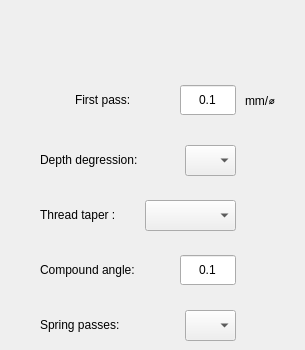
    <widget class="QWidget" name="pageThreading2">
     <widget class="VCPSettingsLineEdit" name="threadingFirstPass">
      <property name="geometry">
       <rect>
        <x>180</x>
        <y>85</y>
        <width>56</width>
        <height>30</height>
       </rect>
      </property>
      <property name="styleSheet">
       <string notr="true">font: 11pt &quot;Noto Sans&quot;;</string>
      </property>
      <property name="text">
       <string>0.1</string>
      </property>
      <property name="alignment">
       <set>Qt::AlignCenter</set>
      </property>
      <property name="settingName" stdset="0">
       <string>smart_numpad.quick-cycles-thread-first-pass</string>
      </property>
      <property name="textFormat" stdset="0">
       <string/>
      </property>
     </widget>
     <widget class="VCPSettingsComboBox" name="threadingTaper">
      <property name="geometry">
       <rect>
        <x>145</x>
        <y>200</y>
        <width>91</width>
        <height>31</height>
       </rect>
      </property>
      <property name="layoutDirection">
       <enum>Qt::LeftToRight</enum>
      </property>
      <property name="styleSheet">
       <string notr="true">font: 11pt &quot;Noto Sans&quot;;</string>
      </property>
      <property name="settingName" stdset="0">
       <string>quick-cycles.threading-taper</string>
      </property>
     </widget>
     <widget class="QLabel" name="label_66">
      <property name="geometry">
       <rect>
        <x>40</x>
        <y>310</y>
        <width>106</width>
        <height>30</height>
       </rect>
      </property>
      <property name="styleSheet">
       <string notr="true">font: 11pt &quot;Noto Sans&quot;;</string>
      </property>
      <property name="text">
       <string>Spring passes:</string>
      </property>
     </widget>
     <widget class="QLabel" name="label_73">
      <property name="geometry">
       <rect>
        <x>245</x>
        <y>85</y>
        <width>51</width>
        <height>30</height>
       </rect>
      </property>
      <property name="styleSheet">
       <string notr="true">font: 11pt &quot;Noto Sans&quot;;</string>
      </property>
      <property name="text">
       <string>mm/⌀</string>
      </property>
     </widget>
     <widget class="VCPSettingsComboBox" name="threadingDepthDegression">
      <property name="geometry">
       <rect>
        <x>185</x>
        <y>145</y>
        <width>51</width>
        <height>31</height>
       </rect>
      </property>
      <property name="layoutDirection">
       <enum>Qt::LeftToRight</enum>
      </property>
      <property name="styleSheet">
       <string notr="true">font: 11pt &quot;Noto Sans&quot;;</string>
      </property>
      <property name="settingName" stdset="0">
       <string>quick-cycles.threading-depth-degression</string>
      </property>
     </widget>
     <widget class="QLabel" name="label_21">
      <property name="geometry">
       <rect>
        <x>75</x>
        <y>85</y>
        <width>81</width>
        <height>30</height>
       </rect>
      </property>
      <property name="styleSheet">
       <string notr="true">font: 11pt &quot;Noto Sans&quot;;</string>
      </property>
      <property name="text">
       <string>First pass:</string>
      </property>
     </widget>
     <widget class="QLabel" name="label_72">
      <property name="geometry">
       <rect>
        <x>40</x>
        <y>145</y>
        <width>136</width>
        <height>30</height>
       </rect>
      </property>
      <property name="styleSheet">
       <string notr="true">font: 11pt &quot;Noto Sans&quot;;</string>
      </property>
      <property name="text">
       <string>Depth degression:</string>
      </property>
     </widget>
     <widget class="QLabel" name="label_71">
      <property name="geometry">
       <rect>
        <x>40</x>
        <y>200</y>
        <width>101</width>
        <height>30</height>
       </rect>
      </property>
      <property name="styleSheet">
       <string notr="true">font: 11pt &quot;Noto Sans&quot;;</string>
      </property>
      <property name="text">
       <string>Thread taper :</string>
      </property>
     </widget>
     <widget class="QLabel" name="label_69">
      <property name="geometry">
       <rect>
        <x>40</x>
        <y>255</y>
        <width>126</width>
        <height>30</height>
       </rect>
      </property>
      <property name="styleSheet">
       <string notr="true">font: 11pt &quot;Noto Sans&quot;;</string>
      </property>
      <property name="text">
       <string>Compound angle:</string>
      </property>
     </widget>
     <widget class="VCPSettingsComboBox" name="threadingSpringPasses">
      <property name="geometry">
       <rect>
        <x>185</x>
        <y>310</y>
        <width>51</width>
        <height>31</height>
       </rect>
      </property>
      <property name="layoutDirection">
       <enum>Qt::LeftToRight</enum>
      </property>
      <property name="styleSheet">
       <string notr="true">font: 11pt &quot;Noto Sans&quot;;</string>
      </property>
      <property name="settingName" stdset="0">
       <string>quick-cycles.threading-spring-passes</string>
      </property>
     </widget>
     <widget class="VCPSettingsLineEdit" name="threadingCompAngle">
      <property name="geometry">
       <rect>
        <x>180</x>
        <y>255</y>
        <width>56</width>
        <height>30</height>
       </rect>
      </property>
      <property name="styleSheet">
       <string notr="true">font: 11pt &quot;Noto Sans&quot;;</string>
      </property>
      <property name="text">
       <string>0.1</string>
      </property>
      <property name="alignment">
       <set>Qt::AlignCenter</set>
      </property>
      <property name="settingName" stdset="0">
       <string>smart_numpad.quick-cycles-threading-compound-angle</string>
      </property>
      <property name="textFormat" stdset="0">
       <string/>
      </property>
     </widget>
    </widget>
